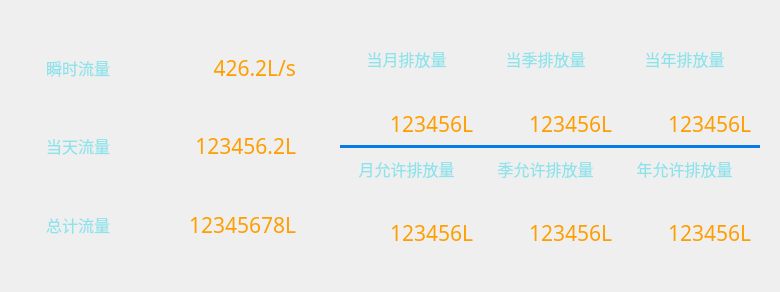
<?xml version="1.0" encoding="UTF-8"?>
<ui version="4.0">
 <class>FlowRtdwidget</class>
 <widget class="QWidget" name="FlowRtdwidget">
  <property name="geometry">
   <rect>
    <x>0</x>
    <y>0</y>
    <width>780</width>
    <height>292</height>
   </rect>
  </property>
  <property name="windowTitle">
   <string>Form</string>
  </property>
  <layout class="QVBoxLayout" name="verticalLayout_4">
   <item>
    <layout class="QHBoxLayout" name="horizontalLayout_8">
     <property name="spacing">
      <number>1</number>
     </property>
     <item>
      <widget class="QWidget" name="widget_left_main" native="true">
       <property name="sizePolicy">
        <sizepolicy hsizetype="Expanding" vsizetype="Expanding">
         <horstretch>0</horstretch>
         <verstretch>0</verstretch>
        </sizepolicy>
       </property>
       <property name="minimumSize">
        <size>
         <width>300</width>
         <height>0</height>
        </size>
       </property>
       <property name="maximumSize">
        <size>
         <width>300</width>
         <height>280</height>
        </size>
       </property>
       <layout class="QVBoxLayout" name="verticalLayout">
        <property name="leftMargin">
         <number>20</number>
        </property>
        <property name="topMargin">
         <number>20</number>
        </property>
        <property name="rightMargin">
         <number>0</number>
        </property>
        <property name="bottomMargin">
         <number>20</number>
        </property>
        <item>
         <widget class="QWidget" name="widget_light_top" native="true">
          <layout class="QHBoxLayout" name="horizontalLayout">
           <property name="leftMargin">
            <number>15</number>
           </property>
           <property name="rightMargin">
            <number>15</number>
           </property>
           <item>
            <widget class="QLabel" name="lab_light_main">
             <property name="font">
              <font>
               <family>楷体</family>
               <pointsize>12</pointsize>
               <weight>9</weight>
               <italic>false</italic>
               <bold>false</bold>
              </font>
             </property>
             <property name="styleSheet">
              <string notr="true">color: rgb(142, 227, 235);
font: 75 12pt &quot;楷体&quot;;</string>
             </property>
             <property name="text">
              <string>瞬时流量</string>
             </property>
            </widget>
           </item>
           <item>
            <layout class="QHBoxLayout" name="horizontalLayout_12">
             <item>
              <widget class="QLabel" name="label_rtd">
               <property name="minimumSize">
                <size>
                 <width>167</width>
                 <height>0</height>
                </size>
               </property>
               <property name="maximumSize">
                <size>
                 <width>167</width>
                 <height>16777215</height>
                </size>
               </property>
               <property name="font">
                <font>
                 <family>楷体</family>
                 <pointsize>16</pointsize>
                </font>
               </property>
               <property name="layoutDirection">
                <enum>Qt::LeftToRight</enum>
               </property>
               <property name="styleSheet">
                <string notr="true">color: rgb(255, 158, 0);</string>
               </property>
               <property name="text">
                <string>426.2L/s</string>
               </property>
               <property name="textFormat">
                <enum>Qt::AutoText</enum>
               </property>
               <property name="alignment">
                <set>Qt::AlignRight|Qt::AlignTrailing|Qt::AlignVCenter</set>
               </property>
              </widget>
             </item>
            </layout>
           </item>
          </layout>
         </widget>
        </item>
        <item>
         <widget class="QWidget" name="widget_light_mid" native="true">
          <layout class="QHBoxLayout" name="horizontalLayout_2">
           <property name="leftMargin">
            <number>15</number>
           </property>
           <property name="rightMargin">
            <number>15</number>
           </property>
           <item>
            <widget class="QLabel" name="lab_light_top">
             <property name="minimumSize">
              <size>
               <width>75</width>
               <height>0</height>
              </size>
             </property>
             <property name="maximumSize">
              <size>
               <width>16777215</width>
               <height>16777215</height>
              </size>
             </property>
             <property name="font">
              <font>
               <family>楷体</family>
               <pointsize>12</pointsize>
               <weight>9</weight>
               <italic>false</italic>
               <bold>false</bold>
              </font>
             </property>
             <property name="styleSheet">
              <string notr="true">color: rgb(142, 227, 235);
font: 75 12pt &quot;楷体&quot;;</string>
             </property>
             <property name="text">
              <string>当天流量</string>
             </property>
            </widget>
           </item>
           <item>
            <layout class="QHBoxLayout" name="horizontalLayout_13">
             <item>
              <widget class="QLabel" name="label_cur_day">
               <property name="minimumSize">
                <size>
                 <width>139</width>
                 <height>0</height>
                </size>
               </property>
               <property name="font">
                <font>
                 <family>楷体</family>
                 <pointsize>16</pointsize>
                </font>
               </property>
               <property name="styleSheet">
                <string notr="true">color: rgb(255, 158, 0);</string>
               </property>
               <property name="text">
                <string>123456.2L</string>
               </property>
               <property name="alignment">
                <set>Qt::AlignRight|Qt::AlignTrailing|Qt::AlignVCenter</set>
               </property>
              </widget>
             </item>
            </layout>
           </item>
          </layout>
         </widget>
        </item>
        <item>
         <widget class="QWidget" name="widget_light_bottom" native="true">
          <layout class="QHBoxLayout" name="horizontalLayout_3">
           <property name="leftMargin">
            <number>15</number>
           </property>
           <property name="rightMargin">
            <number>15</number>
           </property>
           <item>
            <widget class="QLabel" name="lab_light_help">
             <property name="minimumSize">
              <size>
               <width>75</width>
               <height>0</height>
              </size>
             </property>
             <property name="maximumSize">
              <size>
               <width>16777215</width>
               <height>16777215</height>
              </size>
             </property>
             <property name="font">
              <font>
               <family>楷体</family>
               <pointsize>12</pointsize>
               <weight>9</weight>
               <italic>false</italic>
               <bold>false</bold>
              </font>
             </property>
             <property name="styleSheet">
              <string notr="true">color: rgb(142, 227, 235);
font: 75 12pt &quot;楷体&quot;;</string>
             </property>
             <property name="text">
              <string>总计流量</string>
             </property>
            </widget>
           </item>
           <item>
            <layout class="QHBoxLayout" name="horizontalLayout_14">
             <item>
              <widget class="QLabel" name="label_cou">
               <property name="minimumSize">
                <size>
                 <width>139</width>
                 <height>0</height>
                </size>
               </property>
               <property name="font">
                <font>
                 <family>楷体</family>
                 <pointsize>16</pointsize>
                </font>
               </property>
               <property name="styleSheet">
                <string notr="true">color: rgb(255, 158, 0);</string>
               </property>
               <property name="text">
                <string>12345678L</string>
               </property>
               <property name="alignment">
                <set>Qt::AlignRight|Qt::AlignTrailing|Qt::AlignVCenter</set>
               </property>
              </widget>
             </item>
            </layout>
           </item>
          </layout>
         </widget>
        </item>
       </layout>
      </widget>
     </item>
     <item>
      <spacer name="horizontalSpacer_4">
       <property name="orientation">
        <enum>Qt::Horizontal</enum>
       </property>
       <property name="sizeType">
        <enum>QSizePolicy::Maximum</enum>
       </property>
       <property name="sizeHint" stdset="0">
        <size>
         <width>20</width>
         <height>20</height>
        </size>
       </property>
      </spacer>
     </item>
     <item>
      <widget class="QWidget" name="widget_right_main" native="true">
       <property name="sizePolicy">
        <sizepolicy hsizetype="Expanding" vsizetype="Expanding">
         <horstretch>0</horstretch>
         <verstretch>0</verstretch>
        </sizepolicy>
       </property>
       <property name="maximumSize">
        <size>
         <width>480</width>
         <height>240</height>
        </size>
       </property>
       <layout class="QHBoxLayout" name="horizontalLayout_6">
        <item>
         <widget class="QWidget" name="widget_temp" native="true">
          <property name="minimumSize">
           <size>
            <width>300</width>
            <height>0</height>
           </size>
          </property>
          <layout class="QGridLayout" name="gridLayout">
           <item row="5" column="0" colspan="3">
            <widget class="QLabel" name="label_div">
             <property name="sizePolicy">
              <sizepolicy hsizetype="Expanding" vsizetype="Maximum">
               <horstretch>0</horstretch>
               <verstretch>0</verstretch>
              </sizepolicy>
             </property>
             <property name="minimumSize">
              <size>
               <width>420</width>
               <height>0</height>
              </size>
             </property>
             <property name="maximumSize">
              <size>
               <width>16777215</width>
               <height>3</height>
              </size>
             </property>
             <property name="styleSheet">
              <string notr="true">background-color: rgb(7, 122, 229);</string>
             </property>
             <property name="text">
              <string/>
             </property>
             <property name="alignment">
              <set>Qt::AlignCenter</set>
             </property>
            </widget>
           </item>
           <item row="9" column="0">
            <layout class="QVBoxLayout" name="verticalLayout_3">
             <item>
              <layout class="QVBoxLayout" name="verticalLayout_14">
               <item>
                <widget class="QLabel" name="label_2">
                 <property name="minimumSize">
                  <size>
                   <width>0</width>
                   <height>30</height>
                  </size>
                 </property>
                 <property name="font">
                  <font>
                   <family>楷体</family>
                   <pointsize>12</pointsize>
                  </font>
                 </property>
                 <property name="styleSheet">
                  <string notr="true">color: rgb(142, 227, 235);</string>
                 </property>
                 <property name="text">
                  <string>月允许排放量</string>
                 </property>
                 <property name="alignment">
                  <set>Qt::AlignCenter</set>
                 </property>
                </widget>
               </item>
              </layout>
             </item>
             <item>
              <spacer name="verticalSpacer_4">
               <property name="orientation">
                <enum>Qt::Vertical</enum>
               </property>
               <property name="sizeHint" stdset="0">
                <size>
                 <width>20</width>
                 <height>20</height>
                </size>
               </property>
              </spacer>
             </item>
             <item>
              <layout class="QHBoxLayout" name="horizontalLayout_9">
               <item>
                <widget class="QLabel" name="label_set_mon">
                 <property name="minimumSize">
                  <size>
                   <width>104</width>
                   <height>0</height>
                  </size>
                 </property>
                 <property name="maximumSize">
                  <size>
                   <width>16777215</width>
                   <height>16777215</height>
                  </size>
                 </property>
                 <property name="font">
                  <font>
                   <family>楷体</family>
                   <pointsize>16</pointsize>
                  </font>
                 </property>
                 <property name="styleSheet">
                  <string notr="true">color: rgb(255, 158, 0);</string>
                 </property>
                 <property name="text">
                  <string>123456L</string>
                 </property>
                 <property name="alignment">
                  <set>Qt::AlignRight|Qt::AlignTrailing|Qt::AlignVCenter</set>
                 </property>
                </widget>
               </item>
              </layout>
             </item>
            </layout>
           </item>
           <item row="9" column="1">
            <layout class="QVBoxLayout" name="verticalLayout_15">
             <item>
              <layout class="QVBoxLayout" name="verticalLayout_17">
               <item>
                <widget class="QLabel" name="label_4">
                 <property name="minimumSize">
                  <size>
                   <width>0</width>
                   <height>30</height>
                  </size>
                 </property>
                 <property name="maximumSize">
                  <size>
                   <width>16777215</width>
                   <height>30</height>
                  </size>
                 </property>
                 <property name="font">
                  <font>
                   <family>楷体</family>
                   <pointsize>12</pointsize>
                  </font>
                 </property>
                 <property name="styleSheet">
                  <string notr="true">color: rgb(142, 227, 235);</string>
                 </property>
                 <property name="text">
                  <string>季允许排放量</string>
                 </property>
                 <property name="alignment">
                  <set>Qt::AlignCenter</set>
                 </property>
                </widget>
               </item>
              </layout>
             </item>
             <item>
              <spacer name="verticalSpacer_5">
               <property name="orientation">
                <enum>Qt::Vertical</enum>
               </property>
               <property name="sizeHint" stdset="0">
                <size>
                 <width>20</width>
                 <height>20</height>
                </size>
               </property>
              </spacer>
             </item>
             <item>
              <layout class="QHBoxLayout" name="horizontalLayout_10">
               <item>
                <widget class="QLabel" name="label_set_qut">
                 <property name="minimumSize">
                  <size>
                   <width>104</width>
                   <height>0</height>
                  </size>
                 </property>
                 <property name="maximumSize">
                  <size>
                   <width>16777215</width>
                   <height>16777215</height>
                  </size>
                 </property>
                 <property name="font">
                  <font>
                   <family>楷体</family>
                   <pointsize>16</pointsize>
                  </font>
                 </property>
                 <property name="styleSheet">
                  <string notr="true">color: rgb(255, 158, 0);</string>
                 </property>
                 <property name="text">
                  <string>123456L</string>
                 </property>
                 <property name="alignment">
                  <set>Qt::AlignRight|Qt::AlignTrailing|Qt::AlignVCenter</set>
                 </property>
                </widget>
               </item>
              </layout>
             </item>
            </layout>
           </item>
           <item row="9" column="2">
            <layout class="QVBoxLayout" name="verticalLayout_18">
             <item>
              <layout class="QVBoxLayout" name="verticalLayout_19">
               <item>
                <widget class="QLabel" name="label_9">
                 <property name="minimumSize">
                  <size>
                   <width>0</width>
                   <height>30</height>
                  </size>
                 </property>
                 <property name="maximumSize">
                  <size>
                   <width>16777215</width>
                   <height>30</height>
                  </size>
                 </property>
                 <property name="font">
                  <font>
                   <family>楷体</family>
                   <pointsize>12</pointsize>
                   <weight>9</weight>
                   <italic>false</italic>
                   <bold>false</bold>
                  </font>
                 </property>
                 <property name="styleSheet">
                  <string notr="true">color: rgb(142, 227, 235);
font: 75 12pt &quot;楷体&quot;;</string>
                 </property>
                 <property name="text">
                  <string>年允许排放量</string>
                 </property>
                 <property name="alignment">
                  <set>Qt::AlignCenter</set>
                 </property>
                </widget>
               </item>
              </layout>
             </item>
             <item>
              <spacer name="verticalSpacer_6">
               <property name="orientation">
                <enum>Qt::Vertical</enum>
               </property>
               <property name="sizeHint" stdset="0">
                <size>
                 <width>20</width>
                 <height>20</height>
                </size>
               </property>
              </spacer>
             </item>
             <item>
              <layout class="QHBoxLayout" name="horizontalLayout_11">
               <item>
                <widget class="QLabel" name="label_set_yea">
                 <property name="minimumSize">
                  <size>
                   <width>104</width>
                   <height>0</height>
                  </size>
                 </property>
                 <property name="maximumSize">
                  <size>
                   <width>16777215</width>
                   <height>16777215</height>
                  </size>
                 </property>
                 <property name="font">
                  <font>
                   <family>楷体</family>
                   <pointsize>16</pointsize>
                  </font>
                 </property>
                 <property name="styleSheet">
                  <string notr="true">color: rgb(255, 158, 0);</string>
                 </property>
                 <property name="text">
                  <string>123456L</string>
                 </property>
                 <property name="alignment">
                  <set>Qt::AlignRight|Qt::AlignTrailing|Qt::AlignVCenter</set>
                 </property>
                </widget>
               </item>
              </layout>
             </item>
            </layout>
           </item>
           <item row="2" column="1">
            <layout class="QVBoxLayout" name="verticalLayout_5">
             <item>
              <layout class="QVBoxLayout" name="verticalLayout_6">
               <item>
                <widget class="QLabel" name="label_3">
                 <property name="minimumSize">
                  <size>
                   <width>130</width>
                   <height>30</height>
                  </size>
                 </property>
                 <property name="maximumSize">
                  <size>
                   <width>16777215</width>
                   <height>30</height>
                  </size>
                 </property>
                 <property name="font">
                  <font>
                   <family>楷体</family>
                   <pointsize>12</pointsize>
                   <weight>9</weight>
                   <italic>false</italic>
                   <bold>false</bold>
                  </font>
                 </property>
                 <property name="styleSheet">
                  <string notr="true">color: rgb(142, 227, 235);
font: 75 12pt &quot;楷体&quot;;</string>
                 </property>
                 <property name="text">
                  <string>当季排放量</string>
                 </property>
                 <property name="alignment">
                  <set>Qt::AlignCenter</set>
                 </property>
                </widget>
               </item>
              </layout>
             </item>
             <item>
              <spacer name="verticalSpacer_2">
               <property name="orientation">
                <enum>Qt::Vertical</enum>
               </property>
               <property name="sizeHint" stdset="0">
                <size>
                 <width>20</width>
                 <height>20</height>
                </size>
               </property>
              </spacer>
             </item>
             <item>
              <layout class="QHBoxLayout" name="horizontalLayout_4">
               <item>
                <widget class="QLabel" name="label_cur_qut">
                 <property name="minimumSize">
                  <size>
                   <width>104</width>
                   <height>0</height>
                  </size>
                 </property>
                 <property name="maximumSize">
                  <size>
                   <width>16777215</width>
                   <height>16777215</height>
                  </size>
                 </property>
                 <property name="font">
                  <font>
                   <family>楷体</family>
                   <pointsize>16</pointsize>
                  </font>
                 </property>
                 <property name="styleSheet">
                  <string notr="true">color: rgb(255, 158, 0);</string>
                 </property>
                 <property name="text">
                  <string>123456L</string>
                 </property>
                 <property name="alignment">
                  <set>Qt::AlignRight|Qt::AlignTrailing|Qt::AlignVCenter</set>
                 </property>
                </widget>
               </item>
              </layout>
             </item>
            </layout>
           </item>
           <item row="2" column="0">
            <layout class="QVBoxLayout" name="verticalLayout_2">
             <item>
              <layout class="QVBoxLayout" name="verticalLayout_8">
               <item>
                <widget class="QLabel" name="label">
                 <property name="minimumSize">
                  <size>
                   <width>130</width>
                   <height>30</height>
                  </size>
                 </property>
                 <property name="maximumSize">
                  <size>
                   <width>134</width>
                   <height>30</height>
                  </size>
                 </property>
                 <property name="font">
                  <font>
                   <family>楷体</family>
                   <pointsize>12</pointsize>
                   <weight>9</weight>
                   <italic>false</italic>
                   <bold>false</bold>
                  </font>
                 </property>
                 <property name="styleSheet">
                  <string notr="true">color: rgb(142, 227, 235);
font: 75 12pt &quot;楷体&quot;;</string>
                 </property>
                 <property name="text">
                  <string>当月排放量</string>
                 </property>
                 <property name="alignment">
                  <set>Qt::AlignCenter</set>
                 </property>
                </widget>
               </item>
              </layout>
             </item>
             <item>
              <spacer name="verticalSpacer">
               <property name="orientation">
                <enum>Qt::Vertical</enum>
               </property>
               <property name="sizeHint" stdset="0">
                <size>
                 <width>20</width>
                 <height>20</height>
                </size>
               </property>
              </spacer>
             </item>
             <item>
              <layout class="QHBoxLayout" name="horizontalLayout_7">
               <item>
                <widget class="QLabel" name="label_cur_mon">
                 <property name="minimumSize">
                  <size>
                   <width>104</width>
                   <height>0</height>
                  </size>
                 </property>
                 <property name="maximumSize">
                  <size>
                   <width>16777215</width>
                   <height>16777215</height>
                  </size>
                 </property>
                 <property name="font">
                  <font>
                   <family>楷体</family>
                   <pointsize>16</pointsize>
                  </font>
                 </property>
                 <property name="styleSheet">
                  <string notr="true">color: rgb(255, 158, 0);</string>
                 </property>
                 <property name="text">
                  <string>123456L</string>
                 </property>
                 <property name="alignment">
                  <set>Qt::AlignRight|Qt::AlignTrailing|Qt::AlignVCenter</set>
                 </property>
                </widget>
               </item>
              </layout>
             </item>
            </layout>
           </item>
           <item row="2" column="2">
            <layout class="QVBoxLayout" name="verticalLayout_7">
             <item>
              <layout class="QVBoxLayout" name="verticalLayout_9">
               <item>
                <widget class="QLabel" name="label_8">
                 <property name="minimumSize">
                  <size>
                   <width>130</width>
                   <height>30</height>
                  </size>
                 </property>
                 <property name="maximumSize">
                  <size>
                   <width>16777215</width>
                   <height>30</height>
                  </size>
                 </property>
                 <property name="font">
                  <font>
                   <family>楷体</family>
                   <pointsize>12</pointsize>
                   <weight>9</weight>
                   <italic>false</italic>
                   <bold>false</bold>
                  </font>
                 </property>
                 <property name="styleSheet">
                  <string notr="true">color: rgb(142, 227, 235);
font: 75 12pt &quot;楷体&quot;;</string>
                 </property>
                 <property name="text">
                  <string>当年排放量</string>
                 </property>
                 <property name="alignment">
                  <set>Qt::AlignCenter</set>
                 </property>
                </widget>
               </item>
              </layout>
             </item>
             <item>
              <spacer name="verticalSpacer_3">
               <property name="orientation">
                <enum>Qt::Vertical</enum>
               </property>
               <property name="sizeHint" stdset="0">
                <size>
                 <width>20</width>
                 <height>20</height>
                </size>
               </property>
              </spacer>
             </item>
             <item>
              <layout class="QHBoxLayout" name="horizontalLayout_5">
               <item>
                <widget class="QLabel" name="label_cur_yea">
                 <property name="minimumSize">
                  <size>
                   <width>104</width>
                   <height>0</height>
                  </size>
                 </property>
                 <property name="maximumSize">
                  <size>
                   <width>16777215</width>
                   <height>53</height>
                  </size>
                 </property>
                 <property name="font">
                  <font>
                   <family>楷体</family>
                   <pointsize>16</pointsize>
                  </font>
                 </property>
                 <property name="styleSheet">
                  <string notr="true">color: rgb(255, 158, 0);</string>
                 </property>
                 <property name="text">
                  <string>123456L</string>
                 </property>
                 <property name="alignment">
                  <set>Qt::AlignRight|Qt::AlignTrailing|Qt::AlignVCenter</set>
                 </property>
                </widget>
               </item>
              </layout>
             </item>
            </layout>
           </item>
          </layout>
         </widget>
        </item>
       </layout>
      </widget>
     </item>
    </layout>
   </item>
  </layout>
 </widget>
 <resources/>
 <connections/>
</ui>
